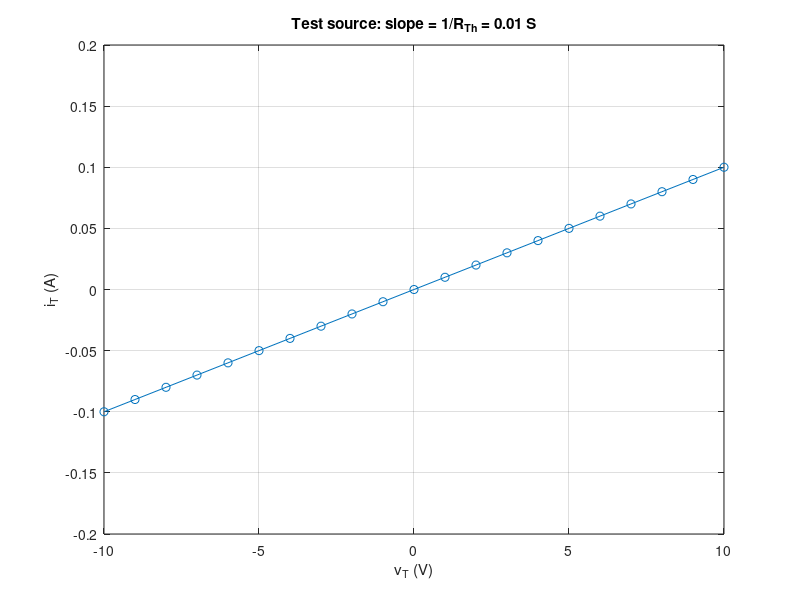

This chart was generated by the following MATLAB code:
% Circuits 1 — More on Deriving a Thevenin Equivalent
%title: RTh by Deactivating Sources and by a Test Source
%ar-title: مقاومة ثيفنن بتعطيل المصادر وبمصدر الاختبار
%lesson: c1-techniques-10
%course: circuits-1

%% Method 1: deactivate the independent sources
%ar: 25 V ← قصر و 3 A ← مفتوح، فـ RTh = 4 + 5 ∥ 20 = 8 Ω.
RTh = 4 + 5*20/(5 + 20);
fprintf('RTh = %g ohm\n', RTh)

%% Method 2: a test source (Example 4.11)
%ar: نعطل 5 V ونضع vT: iT = vT/25 + 20 i، و i = −3 vT/2000. نجرّب vT = 1 V.
vT = 1;
i = -3*vT/2000;
iT = vT/25 + 20*i;
fprintf('iT = %g A for vT = 1 V -> RTh = %g ohm\n', iT, vT/iT)

%%! Project idea: linear in the test source
%ar: مشروع: الدائرة خطية، فـ iT يتناسب مع vT مهما كانت القيمة. نرسم iT مقابل vT: الميل 1/RTh = 0.01.
vTs = linspace(-10, 10, 21);
iTs = vTs/25 + 20*(-3*vTs/2000);
plot(vTs, iTs, '-o'); grid on; xlabel('v_T (V)'); ylabel('i_T (A)'); title('Test source: slope = 1/R_{Th} = 0.01 S')
p = polyfit(vTs, iTs, 1); fprintf('slope = %g S\n', p(1))
